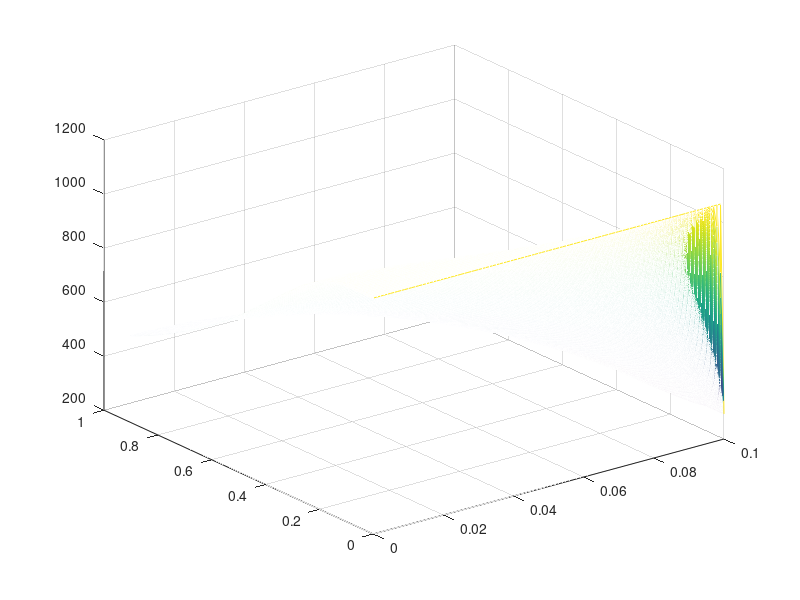
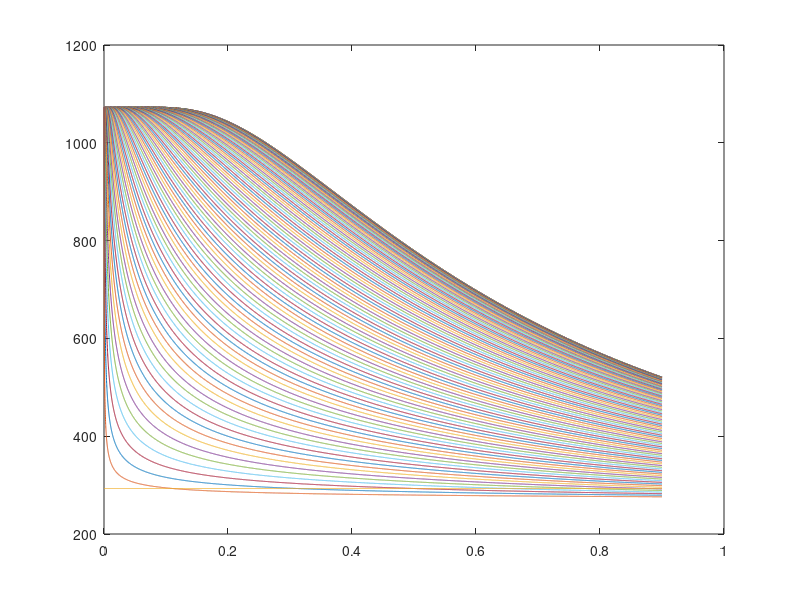
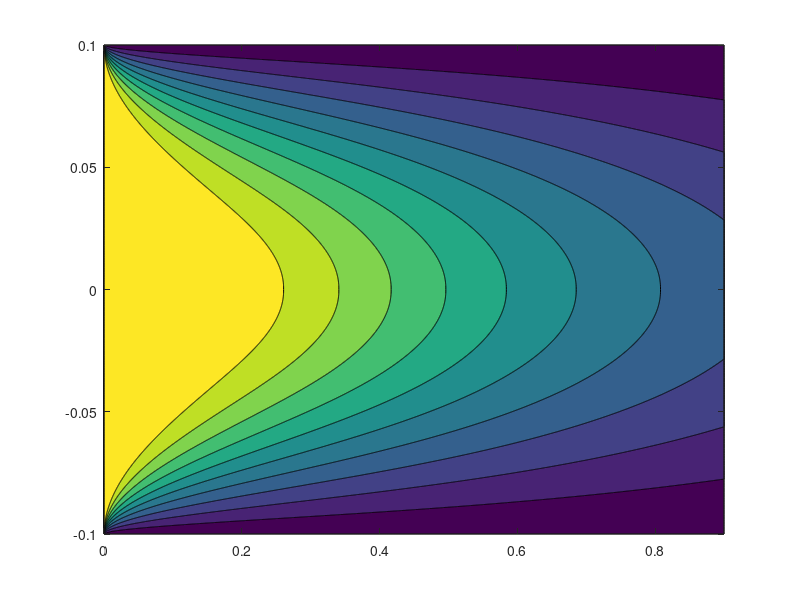

Here is the MATLAB script that generated these plots, in order:
clear
close all
clc

K=6.25;Ru=50;Cp=4; 
dx=0.0001; 
dr=0.001; 
v=10; 
gamma=K*dx/Ru/v/Cp/dr; %gamma
r=0:dr:0.1;
x=0:dx:0.9;
T=ones(length(x),length(r))*273;
T(1,:)=800+273;
for i=1:length(x)-1
    for j=2:length(r)-1
        T(i,1)=T(i,2);
        T(i+1,j)= gamma.*(1./r(j).*(T(i,j+1)-T(i,j))+1./dr.*(T(i,j+1)-2.*T(i,j)+T(i,j-1)))+T(i,j);
    end
end
T(:,end)=20+273;
T(end,1)=T(end,2);

[R,X]=meshgrid(r,x);
mesh(R,X,T)

figure
plot(x,T)

figure
T=[fliplr(T(:,2:end)),T];
r=-0.1:dr:0.1;
contourf(x,r,T')